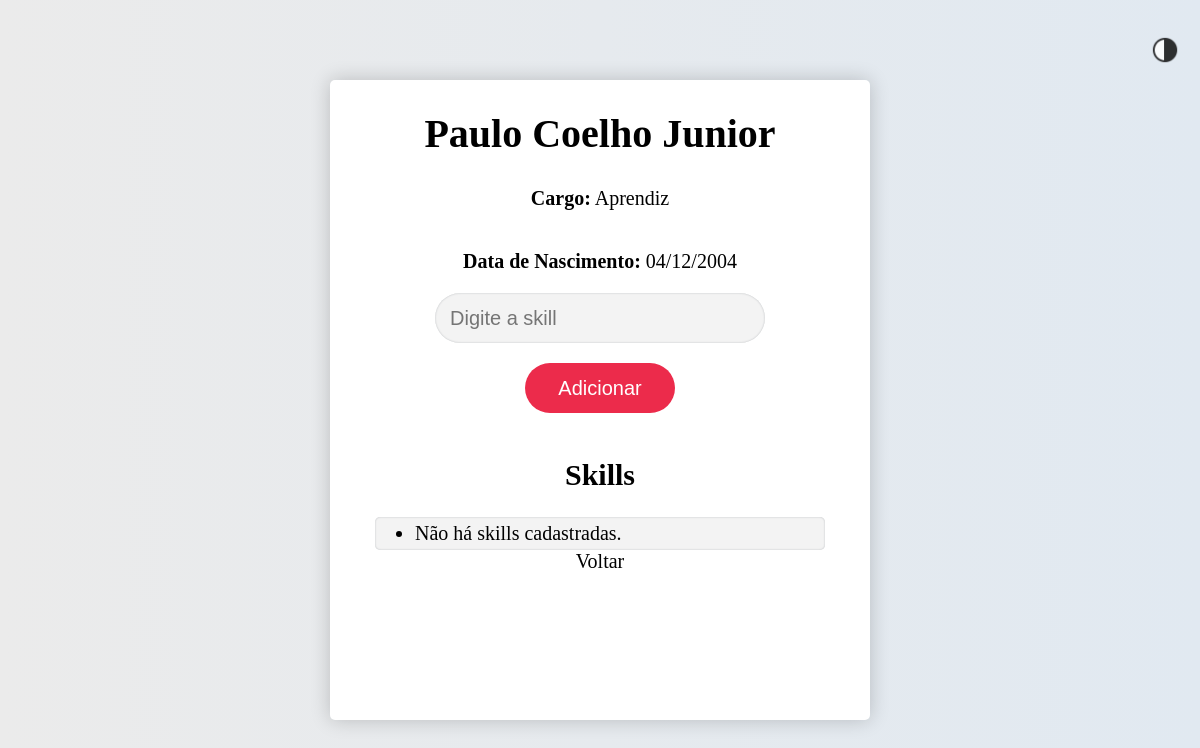
Page /funcionario/1/ on the earlier database version.
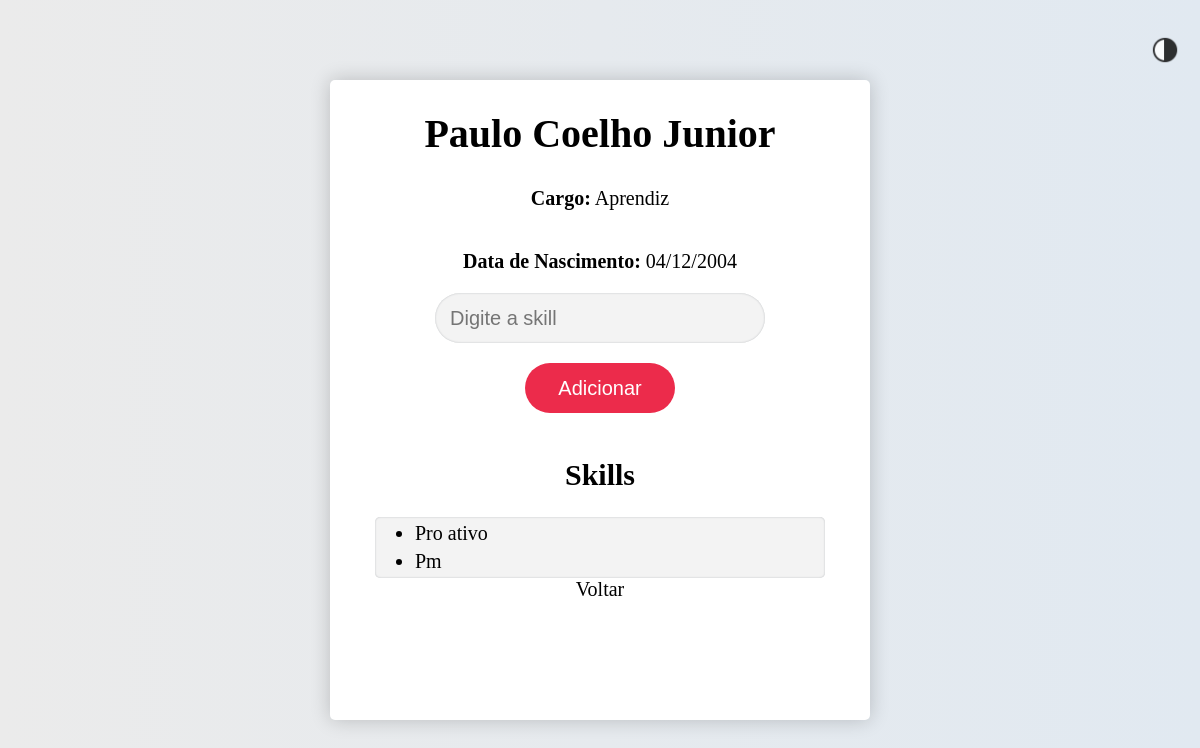
Same page on the later database version.
### app/models.py (models this page shows, shortened)
class Skill(models.Model):
    nome = models.CharField(max_length=100)

### app/views.py (the view)
# urls.py: path('funcionario/<int:funcionario_id>/', views.funcionario_detalhes, name='funcionario_detail'),  # Corrigido para nome correto da URL
def funcionario_detalhes(request, funcionario_id):
    funcionario = get_object_or_404(Funcionario, id=funcionario_id)
    return render(request, 'skills.html', {'funcionario': funcionario})

### app/templates/skills.html (shortened to what this page needs)
{% extends 'layout.html' %}
{% load static %}
{% block extrahead %}
    <link rel="stylesheet" href="{% static 'app/css/skills.css' %}">
{% endblock %}
{% block content %}
    <div class="skillsContainer">
        <h1>{{ funcionario.nome }}</h1>
        <p><strong>Cargo:</strong> {{ funcionario.cargo }}</p>
        <p><strong>Data de Nascimento:</strong> {{ funcionario.data_nascimento|date:"d/m/Y" }}</p>
        <form method="post" action="{% url 'add_skill' funcionario.id %}">
            <input id="skillInput" name="skill" type="text" placeholder="Digite a skill">
            <button type="submit">Adicionar</button>
        </form>
        <h2>Skills</h2>
        <div class="skillsList">
            <ul id="skillsUl">
                {% for skill in funcionario.skills.all %}
                    <li>
                        {{ skill.nome }}
                    </li>
                {% empty %}
                    <li>Não há skills cadastradas.</li>
                {% endfor %}
            </ul>
        </div>
        <a href="{% url 'main' %}">Voltar</a>
    </div>
{% endblock %}

Differences in the rows shown:
added Skill: nome "Pro ativo"
added Skill: nome "Pm"
Other differences:
text no longer shown: "Não há skills cadastradas."
